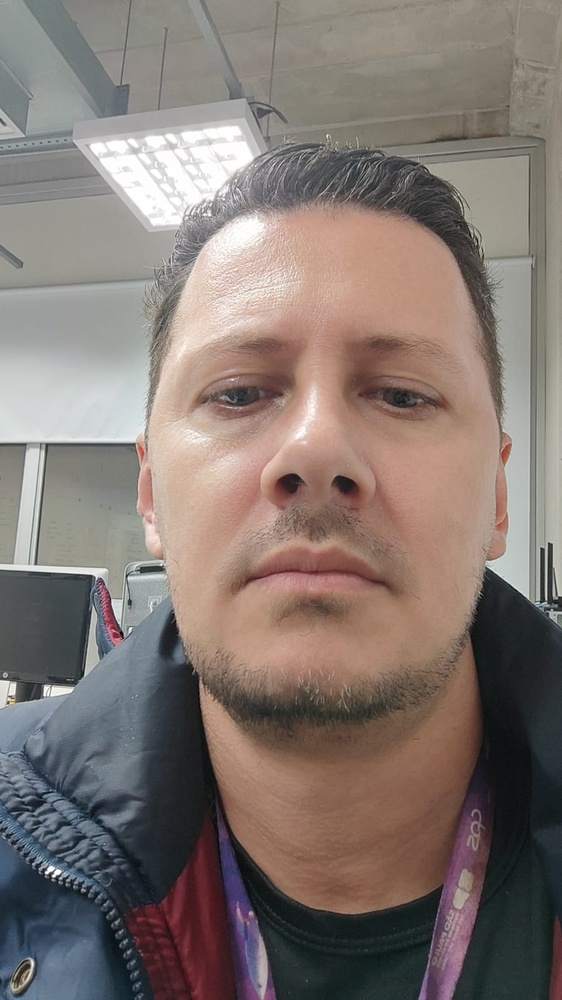
#> input picture img/EversonBacelli.jpeg, 562 x 1000 px, shrunk from 899 x 1599 before the run
$ python -i correcaoBrilho.py   (imports and definitions only)
#> lines starting #> are read from the running program, lines starting #| are printed output that depends on the picture
#> further down, picture is the input picture: shape (1000, 562, 3); mean B, G, R 113.2, 118.7, 130.5
import cv2

def corrigir_iluminacao(img_colorida):
    # Converte para o espaço de cores LAB para separar a luminosidade (L) dos canais de cor (A e B)
    lab = cv2.cvtColor(img_colorida, cv2.COLOR_BGR2LAB)
#> lab: shape (1000, 562, 3); mean of channels 0, 1, 2 127.9, 131.9, 132.8
    l, a, b = cv2.split(lab)
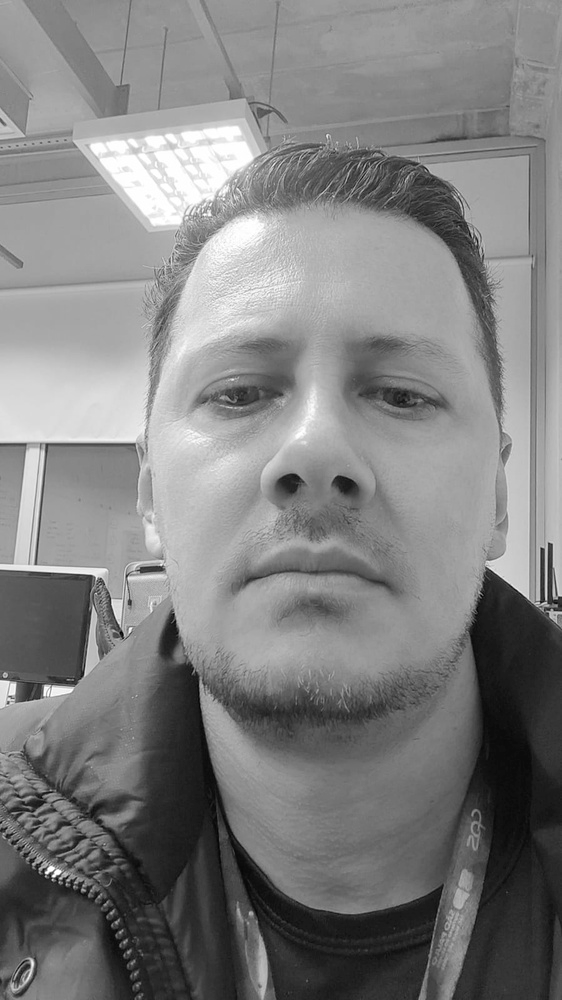
#> l: shape (1000, 562); min 3, max 255, mean 127.9
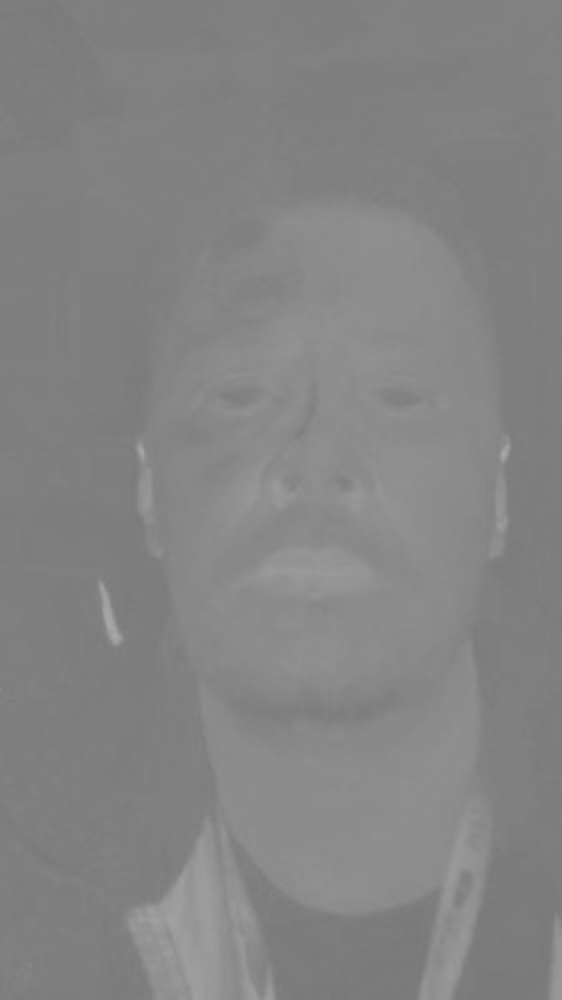
#> a: shape (1000, 562); min 119, max 171, mean 131.9

    # Aplica o CLAHE no canal de luminosidade
    clahe = cv2.createCLAHE(clipLimit=3.0, tileGridSize=(8, 8))
    cl = clahe.apply(l)
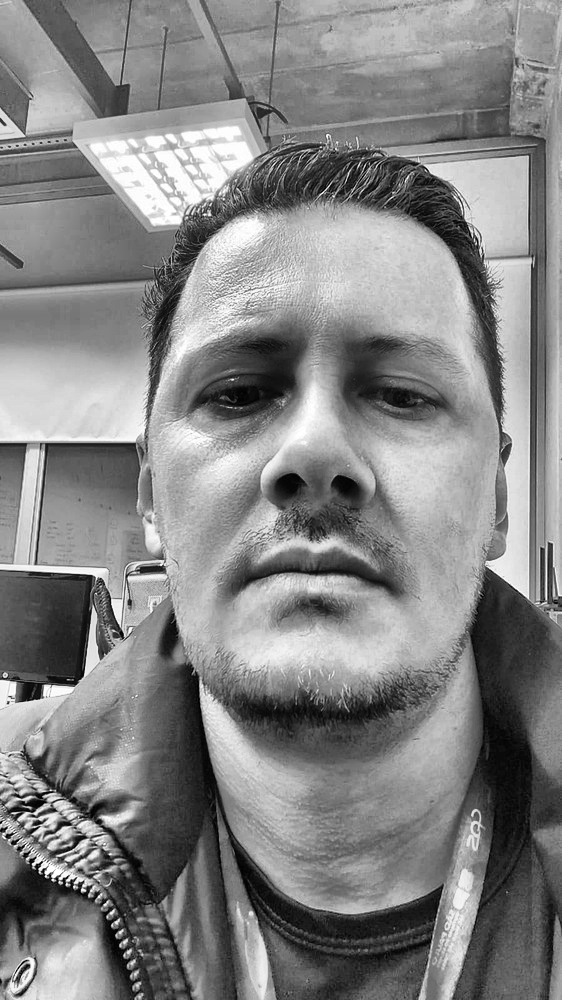
#> cl: shape (1000, 562); min 0, max 255, mean 132.3

    # Junta os canais novamente e converte de volta para BGR
    imagem_corrigida = cv2.merge((cl, a, b))
#> imagem_corrigida: shape (1000, 562, 3); mean of channels 0, 1, 2 132.3, 131.9, 132.8
    return cv2.cvtColor(imagem_corrigida, cv2.COLOR_LAB2BGR)
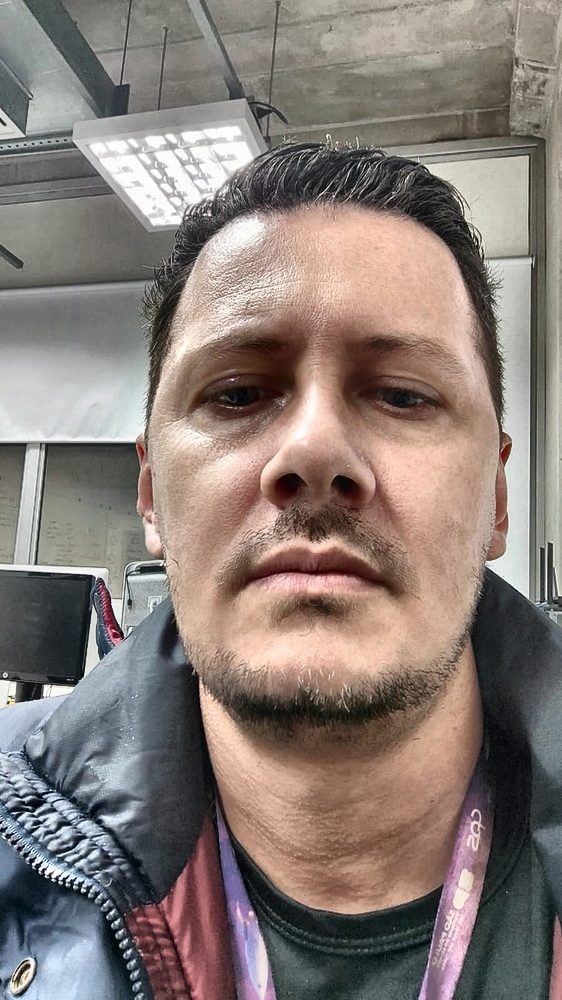
#> returned value: shape (1000, 562, 3); mean B, G, R 118, 123.6, 135.4

>>> import cv2
>>> picture = cv2.imread('img/EversonBacelli.jpeg')
>>> result = corrigir_iluminacao(picture)

$ run again, on img/Gustava1.jpeg
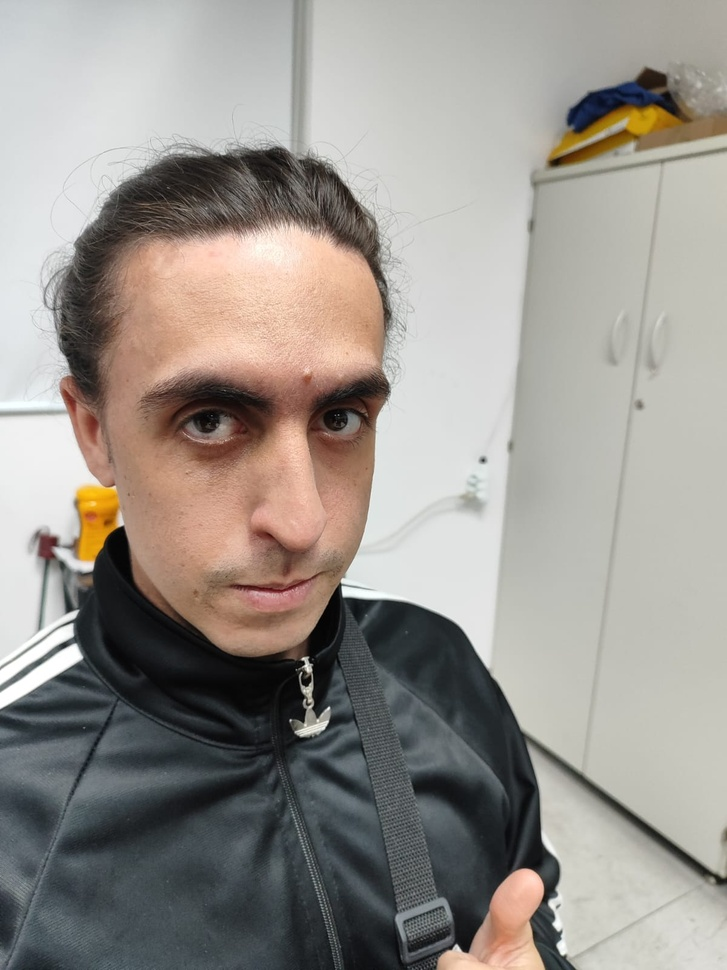
#> input picture img/Gustava1.jpeg, 727 x 970 px, shrunk from 1200 x 1600 before the run
#> picture is the input picture: shape (970, 727, 3); mean B, G, R 142.2, 148.2, 153.2
#> lab: shape (970, 727, 3); mean of channels 0, 1, 2 154.5, 129.2, 131.7
#> in corrigir_iluminacao, `l, a, b = cv2.split(lab)`:
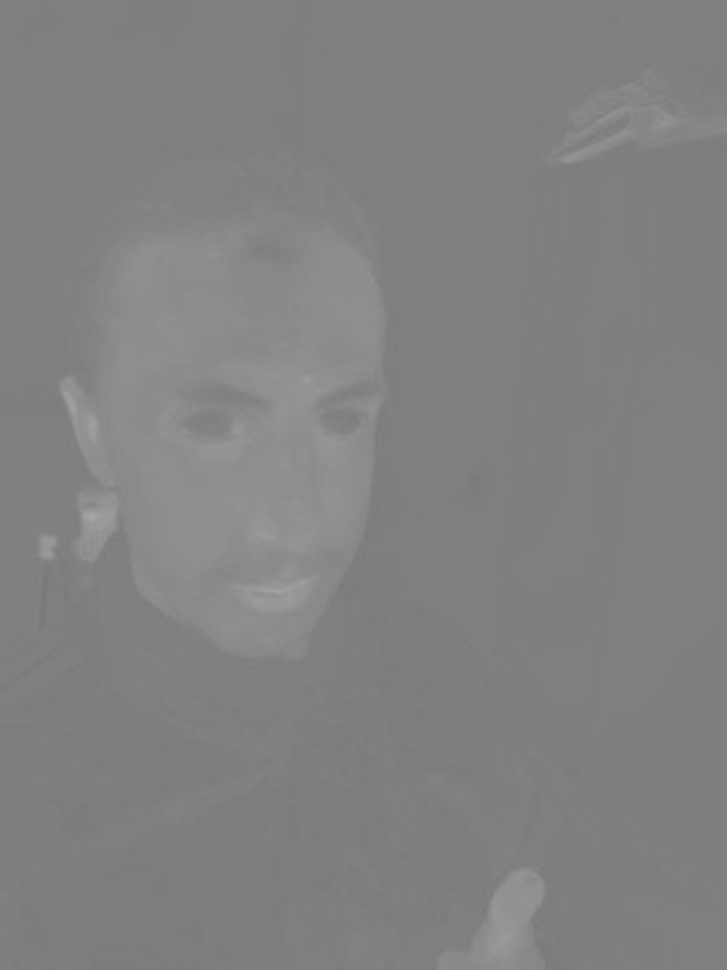
#> a: shape (970, 727); min 120, max 166, mean 129.2
#> imagem_corrigida: shape (970, 727, 3); mean of channels 0, 1, 2 157.1, 129.2, 131.7
#> in corrigir_iluminacao, `return cv2.cvtColor(imagem_corrigida, cv2.COLOR_LAB2BGR)`:
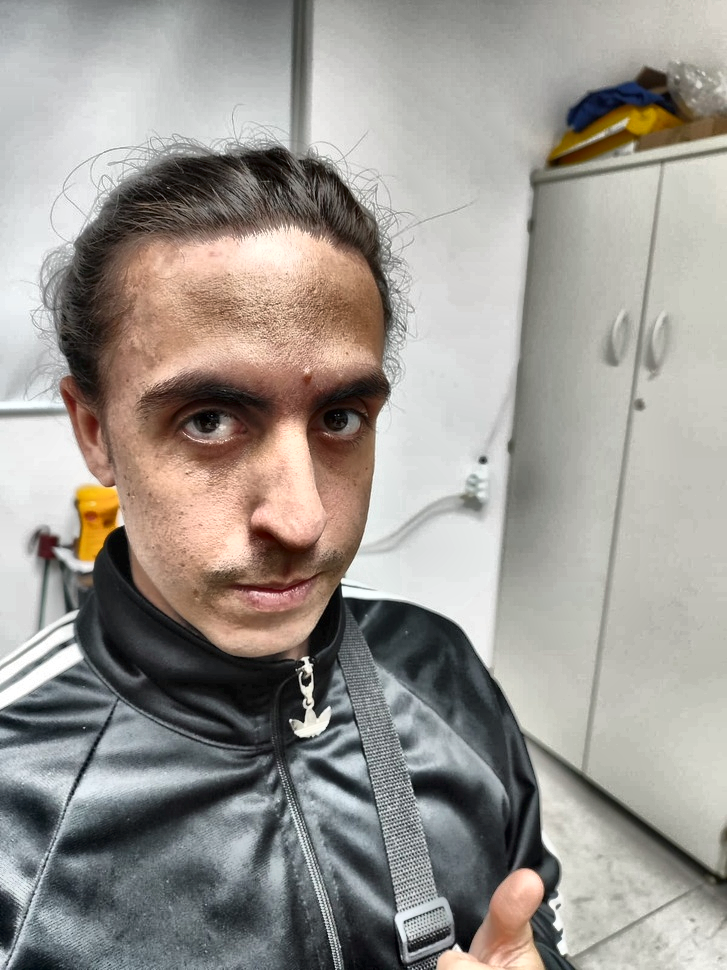
#> returned value: shape (970, 727, 3); mean B, G, R 144.9, 150.7, 155.4

$ run again, on img/Gustavo2.jpeg
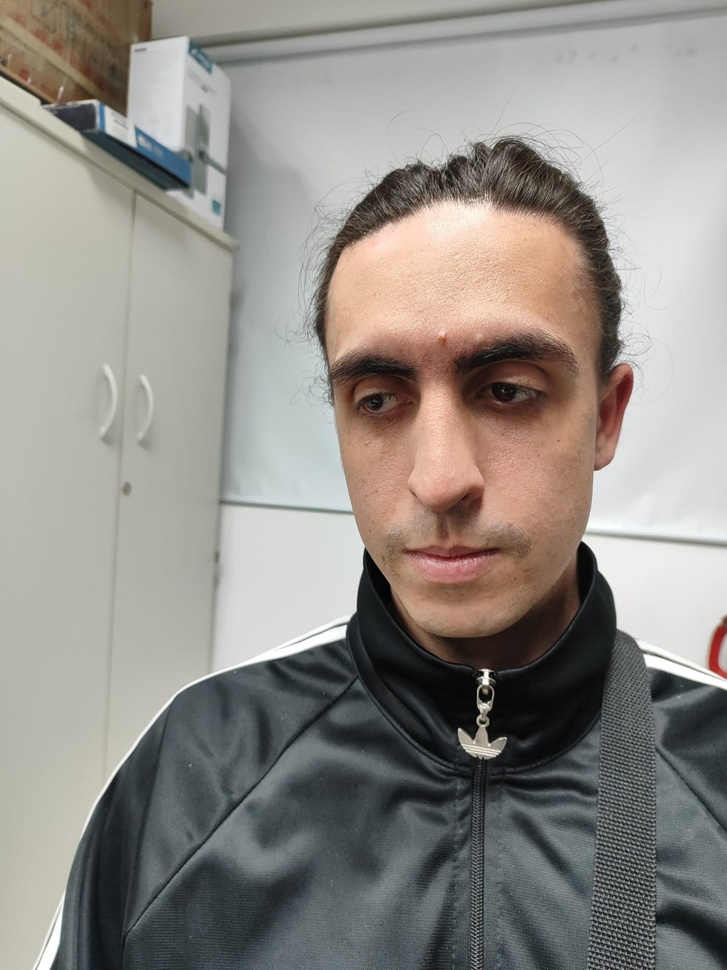
#> input picture img/Gustavo2.jpeg, 727 x 970 px, shrunk from 1200 x 1600 before the run
#> picture is the input picture: shape (970, 727, 3); mean B, G, R 135.3, 140.8, 144.7
#> lab: shape (970, 727, 3); mean of channels 0, 1, 2 147.4, 128.7, 131.5
#> in corrigir_iluminacao, `l, a, b = cv2.split(lab)`:
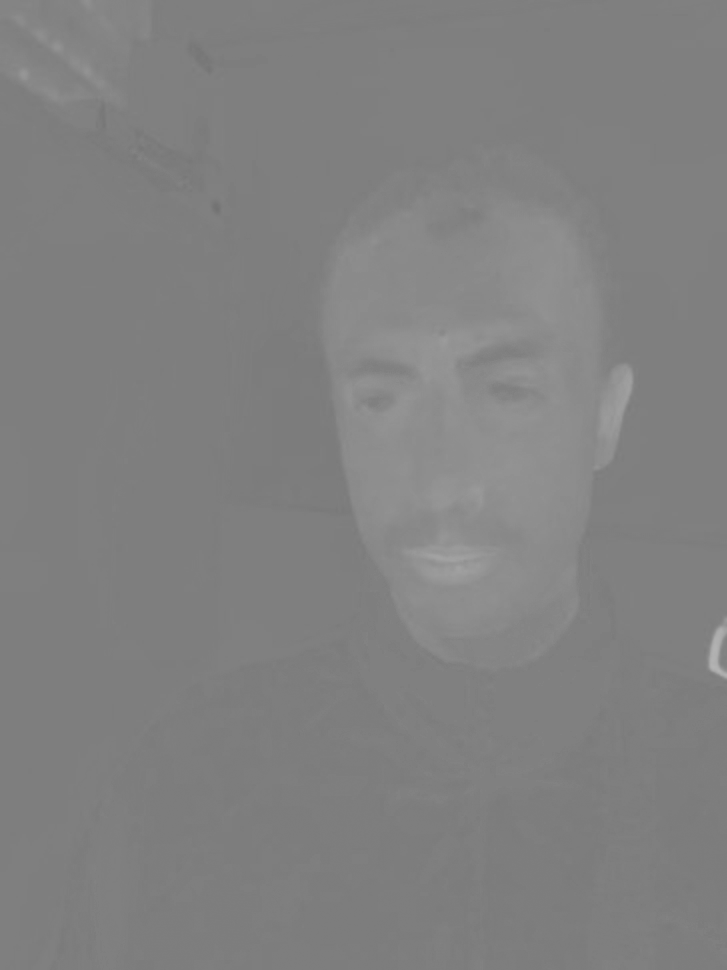
#> a: shape (970, 727); min 114, max 180, mean 128.7
#> imagem_corrigida: shape (970, 727, 3); mean of channels 0, 1, 2 148.3, 128.7, 131.5
#> in corrigir_iluminacao, `return cv2.cvtColor(imagem_corrigida, cv2.COLOR_LAB2BGR)`:
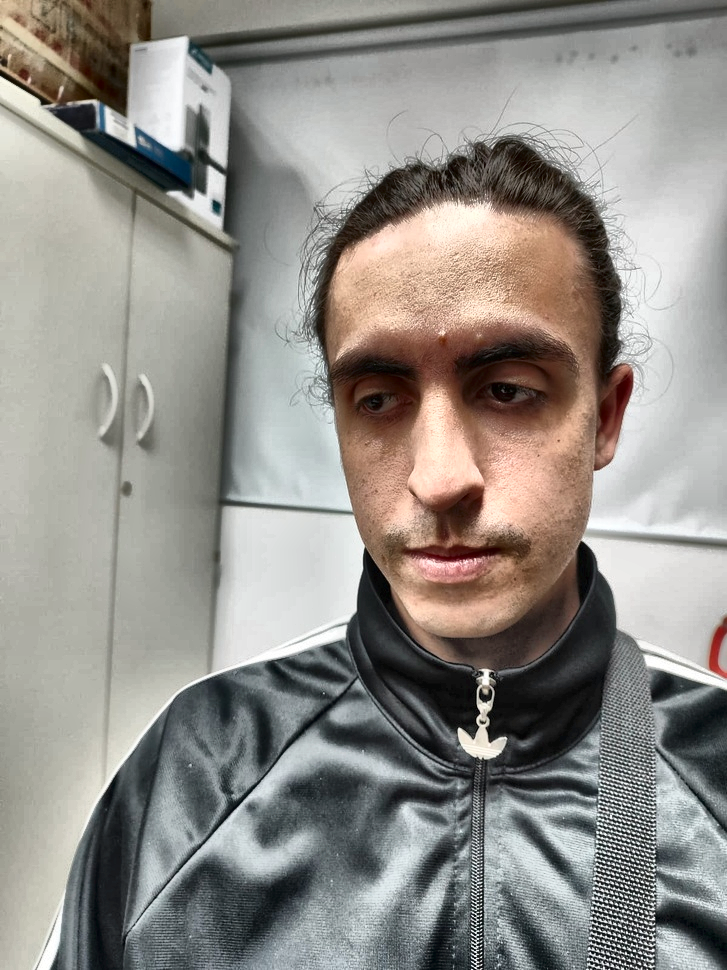
#> returned value: shape (970, 727, 3); mean B, G, R 136.5, 142, 145.4

$ run again, on img/Gustavo3.jpeg
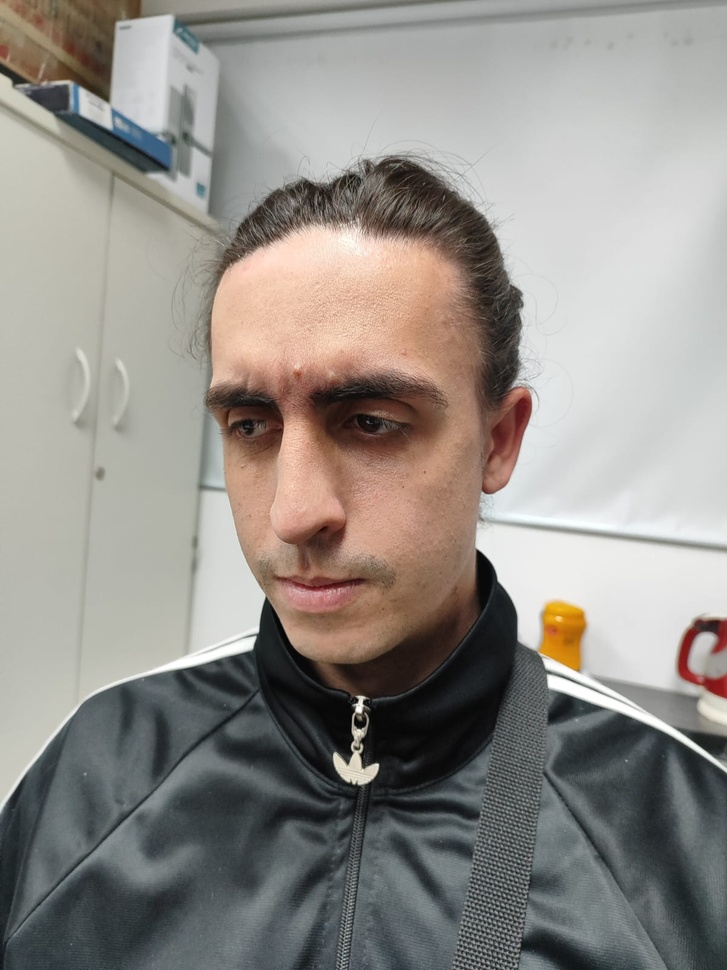
#> input picture img/Gustavo3.jpeg, 727 x 970 px, shrunk from 1200 x 1600 before the run
#> picture is the input picture: shape (970, 727, 3); mean B, G, R 136.8, 142.1, 146.4
#> lab: shape (970, 727, 3); mean of channels 0, 1, 2 148.8, 128.9, 131.4
#> in corrigir_iluminacao, `l, a, b = cv2.split(lab)`:
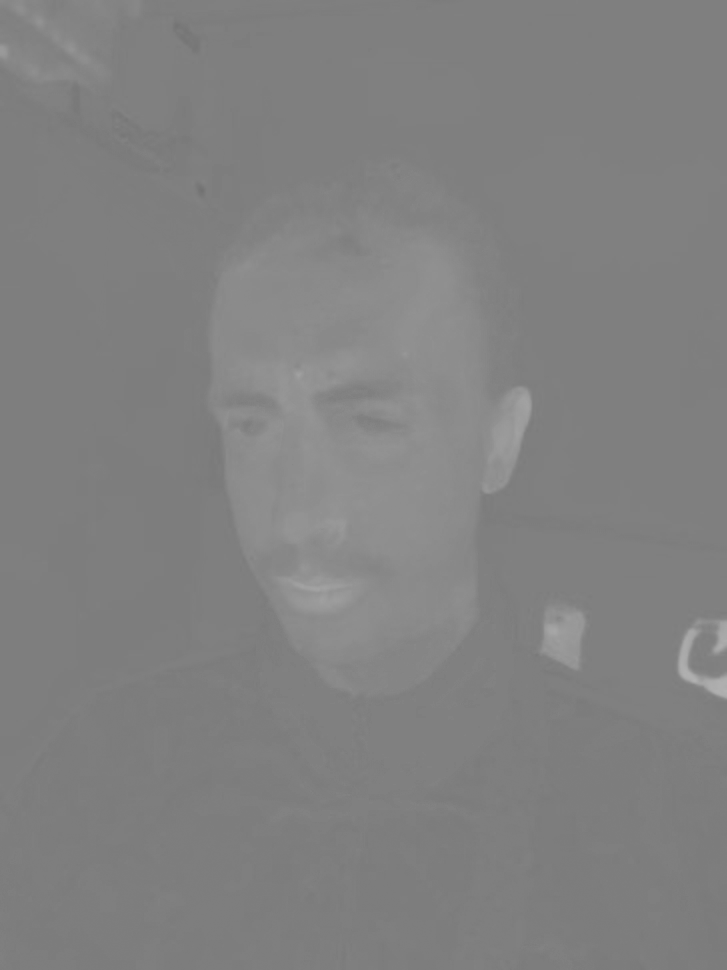
#> a: shape (970, 727); min 113, max 178, mean 128.9
#> imagem_corrigida: shape (970, 727, 3); mean of channels 0, 1, 2 150.2, 128.9, 131.4
#> in corrigir_iluminacao, `return cv2.cvtColor(imagem_corrigida, cv2.COLOR_LAB2BGR)`:
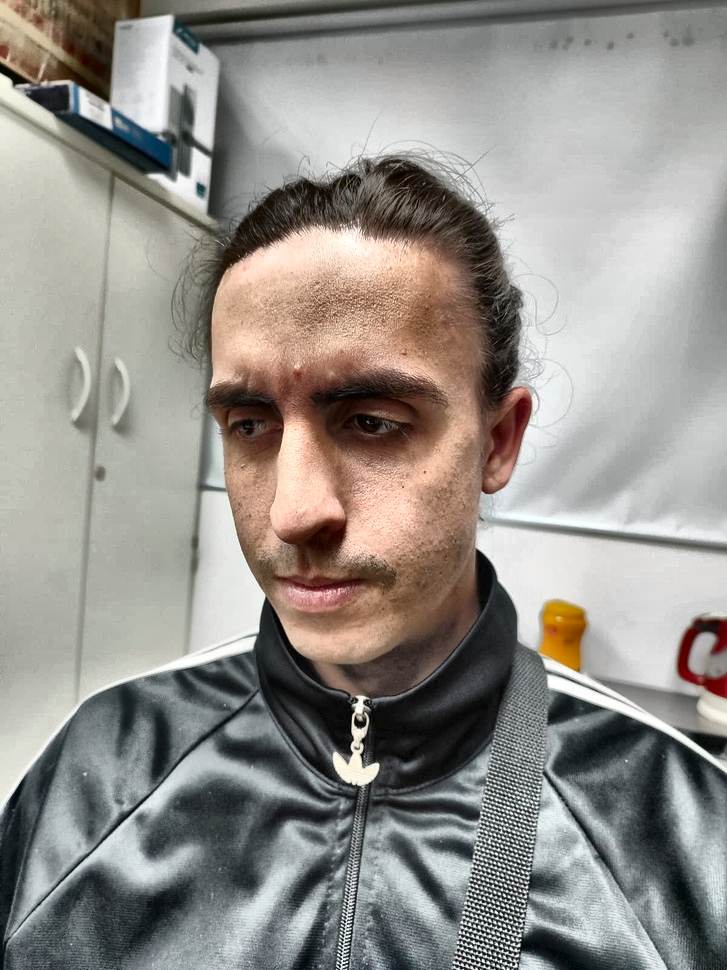
#> returned value: shape (970, 727, 3); mean B, G, R 138.6, 143.8, 147.6
